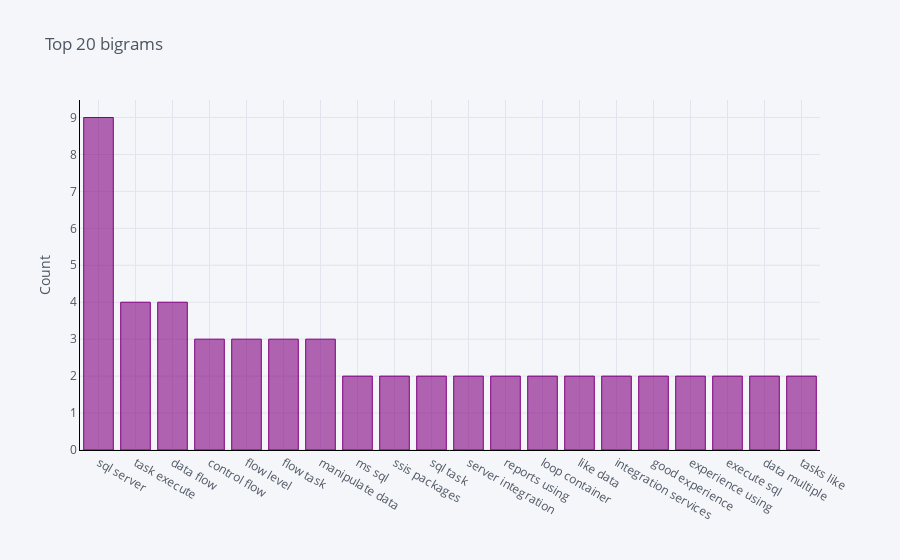

Notebook cell for this chart:
### Markdown cell above
#### Inference
1. This plot demonstrates top unigrams or single most frequent words in the book.
2. Since the resumes are related to technical skills, this plot lines perfectly with that.
3. Words like "data", "sql", "reports" are used very often

### Code cell
common_words_2 = get_top_n_words(sentence_df2['Text'],2, 20)
df3 = pd.DataFrame(common_words_2, columns = ['ReviewText' , 'count'])
df3.groupby('ReviewText').sum()['count'].sort_values(ascending=False).iplot(
    kind='bar', yTitle='Count', linecolor='black', title='Top 20 bigrams', colors= 'purple')

### Figure 1 — Plotly figure (JSON) as saved in the notebook; plotly's stock layout.template omitted (floating-point values rounded to 4 significant figures)
{"data": [{"marker": {"color": "rgba(128, 0, 128, 0.6)", "line": {"color": "rgba(128, 0, 128, 1.0)", "width": 1}}, "name": "count", "orientation": "v", "text": "", "type": "bar", "x": ["sql server", "task execute", "data flow", "control flow", "flow level", "flow task", "manipulate data", "ms sql", "ssis packages", "sql task", "server integration", "reports using", "loop container", "like data", "integration services", "good experience", "experience using", "execute sql", "data multiple", "tasks like"], "y": [9, 4, 4, 3, 3, 3, 3, 2, 2, 2, 2, 2, 2, 2, 2, 2, 2, 2, 2, 2]}], "layout": {"legend": {"bgcolor": "#F5F6F9", "font": {"color": "#4D5663"}}, "paper_bgcolor": "#F5F6F9", "plot_bgcolor": "#F5F6F9", "title": {"font": {"color": "#4D5663"}, "text": "Top 20 bigrams"}, "xaxis": {"gridcolor": "#E1E5ED", "linecolor": "black", "showgrid": true, "tickfont": {"color": "#4D5663"}, "title": {"font": {"color": "#4D5663"}, "text": ""}, "zerolinecolor": "#E1E5ED"}, "yaxis": {"gridcolor": "#E1E5ED", "linecolor": "black", "showgrid": true, "tickfont": {"color": "#4D5663"}, "title": {"font": {"color": "#4D5663"}, "text": "Count"}, "zerolinecolor": "#E1E5ED"}}}
